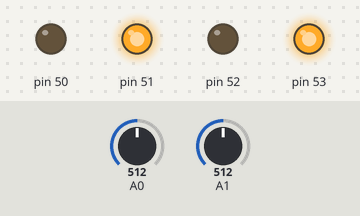
Bench run of a sketch on a simulated Arduino Mega 2560, built with avr-gcc and run on an emulated ATmega2560. Shown: output pins drawn as LEDs (lit = HIGH). The test bench sets the inputs (shaded band); at power-on: A0 = 512, A1 = 512.

Above: at 1.2 s.
1.3 s: A0 set to 492
At 2.5 s:
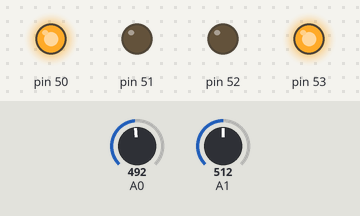
2.8 s: A1 set to 488
At 3.7 s:
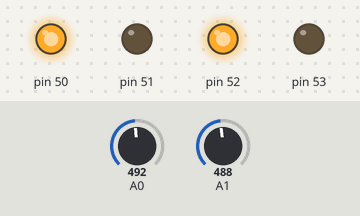
4.3 s: A0 set to 510
At 4.9 s:
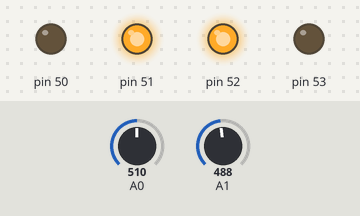
5.8 s: A0 set to 490
At 7.0 s:
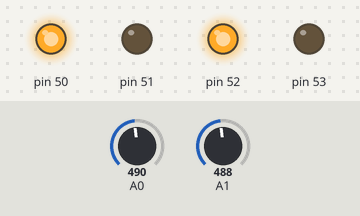
7.3 s: A0 set to 511
At 8.4 s:
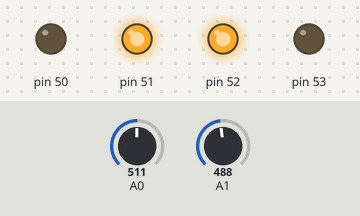
Timing chart, 0 to 9.8 s (numbered marks = the images above; inputs shaded):
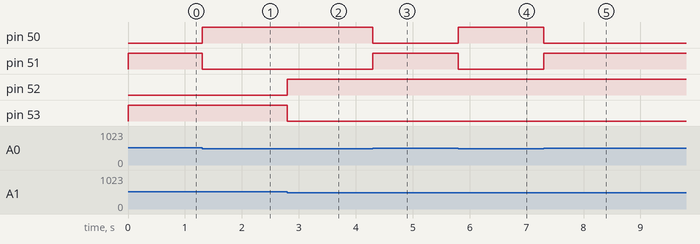

The sketch:

2_potentiometers_4_LEDs.ino
```cpp
void setup() {
pinMode(50,OUTPUT);
pinMode(51,OUTPUT);
pinMode(52,OUTPUT);
pinMode(53,OUTPUT);
pinMode(A0,INPUT);
pinMode(A1,INPUT);
}

void measure1(){
  int sensor1 = analogRead(A0);
  if(sensor1<500){
    digitalWrite(50,HIGH);
    digitalWrite(51,LOW);
  }
  else{
    digitalWrite(50,LOW);
    digitalWrite(51,HIGH);
  }
}

void measure2(){
  int sensor2 = analogRead(A1);
  if(sensor2<500){
    digitalWrite(52,HIGH);
    digitalWrite(53,LOW);
  }
  else{
    digitalWrite(52,LOW);
    digitalWrite(53,HIGH);
  }
}

void loop() {
  measure1();
  measure2();
}
```

Measured:
- the behaviour switches between 500 and 499 on A0 (found by bisection; images 0 and 1)
- the behaviour switches between 500 and 499 on A1 (found by bisection; images 1 and 2)
- after the input at 1.3 s, pin 50: LOW → HIGH at once; pin 51: HIGH → LOW at once
- after the input at 2.8 s, pin 52: LOW → HIGH at once; pin 53: HIGH → LOW at once
- after the input at 4.3 s, pin 50: HIGH → LOW at once; pin 51: LOW → HIGH at once
- after the input at 5.8 s, pin 50: LOW → HIGH at once; pin 51: HIGH → LOW at once
- after the input at 7.3 s, pin 50: HIGH → LOW at once; pin 51: LOW → HIGH at once
